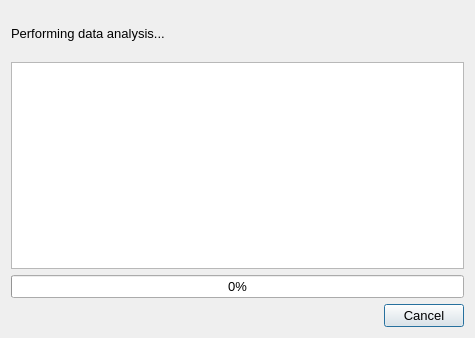
<?xml version="1.0" encoding="UTF-8"?>
<ui version="4.0">
 <class>ProgressDialog</class>
 <widget class="QDialog" name="ProgressDialog">
  <property name="geometry">
   <rect>
    <x>0</x>
    <y>0</y>
    <width>475</width>
    <height>338</height>
   </rect>
  </property>
  <property name="sizePolicy">
   <sizepolicy hsizetype="Fixed" vsizetype="Fixed">
    <horstretch>0</horstretch>
    <verstretch>0</verstretch>
   </sizepolicy>
  </property>
  <property name="minimumSize">
   <size>
    <width>475</width>
    <height>338</height>
   </size>
  </property>
  <property name="maximumSize">
   <size>
    <width>475</width>
    <height>338</height>
   </size>
  </property>
  <property name="windowTitle">
   <string>Data analysis progress dialog</string>
  </property>
  <layout class="QGridLayout" name="gridLayout">
   <item row="3" column="0">
    <widget class="QTextEdit" name="progress_console">
     <property name="font">
      <font>
       <pointsize>10</pointsize>
      </font>
     </property>
     <property name="readOnly">
      <bool>true</bool>
     </property>
     <property name="html">
      <string>&lt;!DOCTYPE HTML PUBLIC &quot;-//W3C//DTD HTML 4.0//EN&quot; &quot;http://www.w3.org/TR/REC-html40/strict.dtd&quot;&gt;
&lt;html&gt;&lt;head&gt;&lt;meta name=&quot;qrichtext&quot; content=&quot;1&quot; /&gt;&lt;style type=&quot;text/css&quot;&gt;
p, li { white-space: pre-wrap; }
&lt;/style&gt;&lt;/head&gt;&lt;body style=&quot; font-family:'MS Shell Dlg 2'; font-size:10pt; font-weight:400; font-style:normal;&quot;&gt;
&lt;p style=&quot;-qt-paragraph-type:empty; margin-top:0px; margin-bottom:0px; margin-left:0px; margin-right:0px; -qt-block-indent:0; text-indent:0px; font-size:8.25pt;&quot;&gt;&lt;br /&gt;&lt;/p&gt;&lt;/body&gt;&lt;/html&gt;</string>
     </property>
    </widget>
   </item>
   <item row="5" column="0">
    <widget class="QProgressBar" name="progress_bar">
     <property name="font">
      <font>
       <pointsize>10</pointsize>
      </font>
     </property>
     <property name="maximum">
      <number>100</number>
     </property>
     <property name="value">
      <number>0</number>
     </property>
     <property name="invertedAppearance">
      <bool>false</bool>
     </property>
    </widget>
   </item>
   <item row="9" column="0">
    <widget class="QDialogButtonBox" name="buttonBox">
     <property name="font">
      <font>
       <pointsize>10</pointsize>
      </font>
     </property>
     <property name="orientation">
      <enum>Qt::Horizontal</enum>
     </property>
     <property name="standardButtons">
      <set>QDialogButtonBox::Cancel</set>
     </property>
    </widget>
   </item>
   <item row="0" column="0">
    <layout class="QHBoxLayout" name="header_layout">
     <item>
      <widget class="QLabel" name="progress_header">
       <property name="sizePolicy">
        <sizepolicy hsizetype="Preferred" vsizetype="Preferred">
         <horstretch>0</horstretch>
         <verstretch>0</verstretch>
        </sizepolicy>
       </property>
       <property name="font">
        <font>
         <pointsize>10</pointsize>
        </font>
       </property>
       <property name="text">
        <string>&lt;html&gt;&lt;head/&gt;&lt;body&gt;&lt;p&gt;Performing data analysis...&lt;/p&gt;&lt;/body&gt;&lt;/html&gt;</string>
       </property>
       <property name="wordWrap">
        <bool>true</bool>
       </property>
      </widget>
     </item>
     <item>
      <widget class="QLabel" name="loader_gif">
       <property name="sizePolicy">
        <sizepolicy hsizetype="Fixed" vsizetype="Fixed">
         <horstretch>0</horstretch>
         <verstretch>0</verstretch>
        </sizepolicy>
       </property>
       <property name="minimumSize">
        <size>
         <width>45</width>
         <height>45</height>
        </size>
       </property>
       <property name="maximumSize">
        <size>
         <width>45</width>
         <height>45</height>
        </size>
       </property>
       <property name="text">
        <string/>
       </property>
       <property name="scaledContents">
        <bool>true</bool>
       </property>
      </widget>
     </item>
    </layout>
   </item>
  </layout>
 </widget>
 <resources/>
 <connections>
  <connection>
   <sender>buttonBox</sender>
   <signal>accepted()</signal>
   <receiver>ProgressDialog</receiver>
   <slot>accept()</slot>
   <hints>
    <hint type="sourcelabel">
     <x>248</x>
     <y>254</y>
    </hint>
    <hint type="destinationlabel">
     <x>157</x>
     <y>274</y>
    </hint>
   </hints>
  </connection>
  <connection>
   <sender>buttonBox</sender>
   <signal>rejected()</signal>
   <receiver>ProgressDialog</receiver>
   <slot>reject()</slot>
   <hints>
    <hint type="sourcelabel">
     <x>316</x>
     <y>260</y>
    </hint>
    <hint type="destinationlabel">
     <x>286</x>
     <y>274</y>
    </hint>
   </hints>
  </connection>
 </connections>
</ui>
